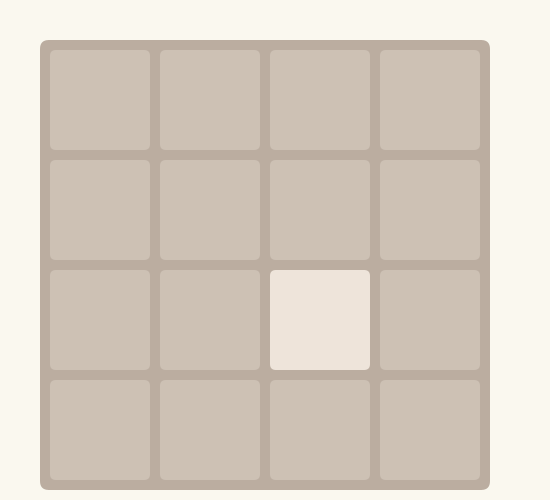
Frame 1 (no input)
Frame 60 (the mouse pressed at the canvas centre just before this capture): identical to frame 1, image omitted
Frame 120 (the mouse held since frame 60 and released just before this capture): identical to frame 1, image omitted

The Processing sketch that drew this single still picture (run headless with seeded random() and noise(); from frame 60 on, the mouse is pressed at the canvas centre):

// Processing sketch: week10_1
// ── week10_1.pde
//week10-1
void setup(){  
  size(550, 500);
  genNewBlock();
}
//int [][] a = {{0, 2, 0, 0}, {0, 0, 0, 0}, {0, 2, 2, 2}, {4, 4, 4, 4}};
int [][] a = new int [4][4];
void genNewBlock(){
  int zeros = 0;
  for (int i=0; i<4; i++){
    for(int j=0; j<4; j++){
      if(a[i][j]==0) zeros++;
    }
  }
  int choose = int (random(zeros));
  for(int i=0; i<4; i++){
    for(int j=0; j<4; j++){
      if(a[i][j]==0){
        if(choose==0)a[i][j] = 2;
        choose--;
      }
    }
  }
}
void keyPressed(){
  genNewBlock();
}
void draw() {
  background(250, 248, 239);
  noStroke();
  fill(187, 173, 160);
  rect(40, 40, 450, 450, 9);
  for(int i=0; i<4; i++){
    for(int j=0; j<4; j++){
      int x = 50 + j *(100+10), y = 50 + i * (100+10);
      fill(tileColor(a[i][j]));
      rect(x, y, 100, 100, 6);
    }
  }
}
int tileColor(int n) {
  switch(n) {
    case 0:return color(205,193,180);
    case 2:return color(238,228,218);
    case 4:return color(237,224,200);
    case 8:return color(242,177,121);
    case 16:return color(245,149,99);
    case 32:return color(246,124,95);
    case 64:return color(246,94,59);
    case 128:return color(237,207,114);
    case 256:return color(237,204,97);
    case 512:return color(237,200,80);
    case 1024:return color(237,197,63);
    default:return color(237,194,46);
  }
}
